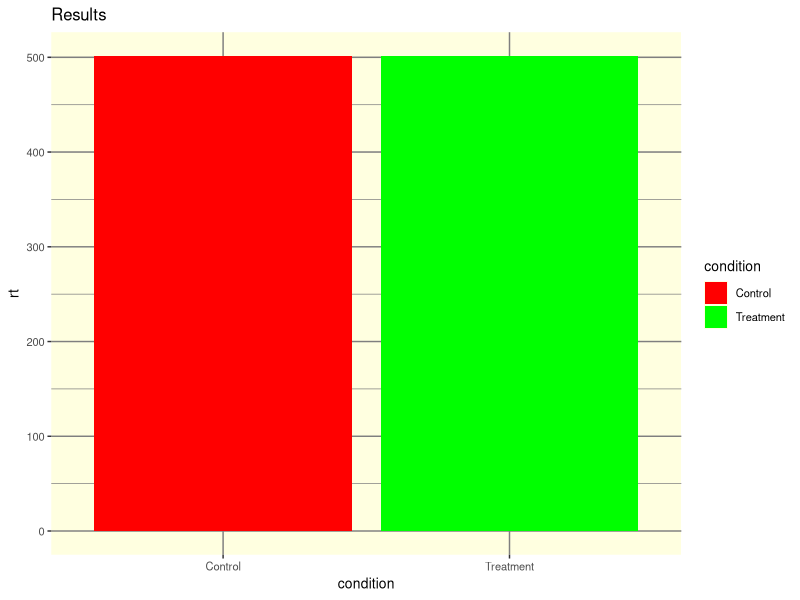
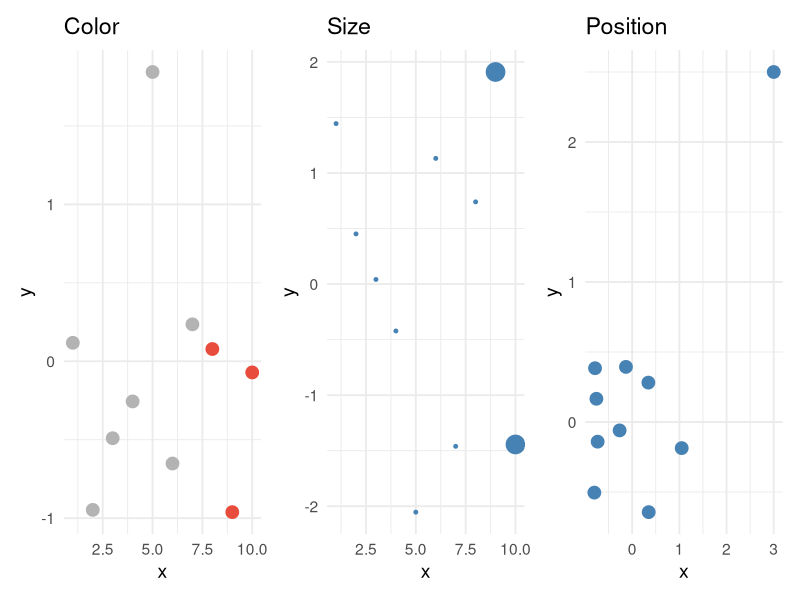
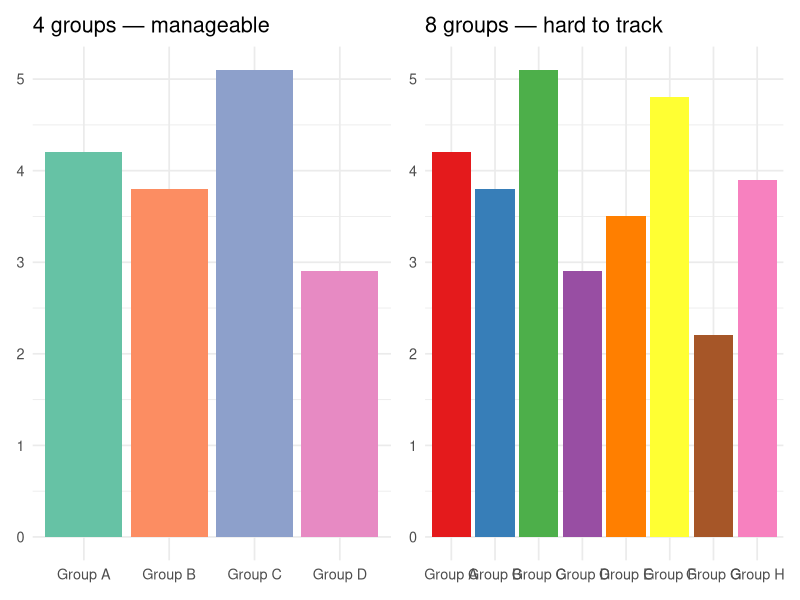
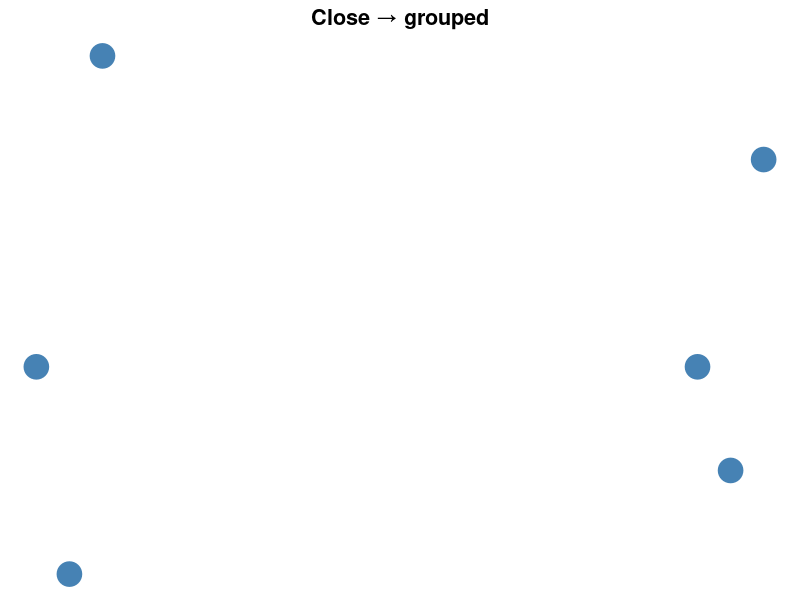
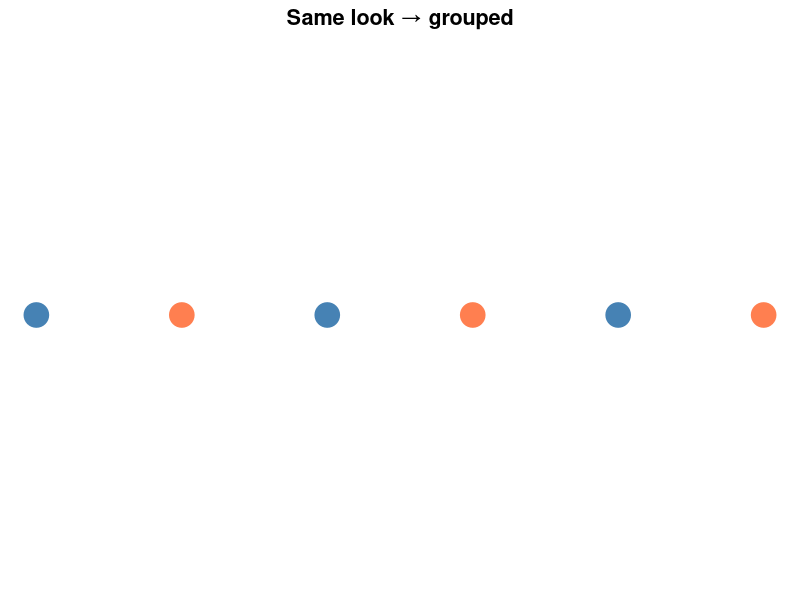
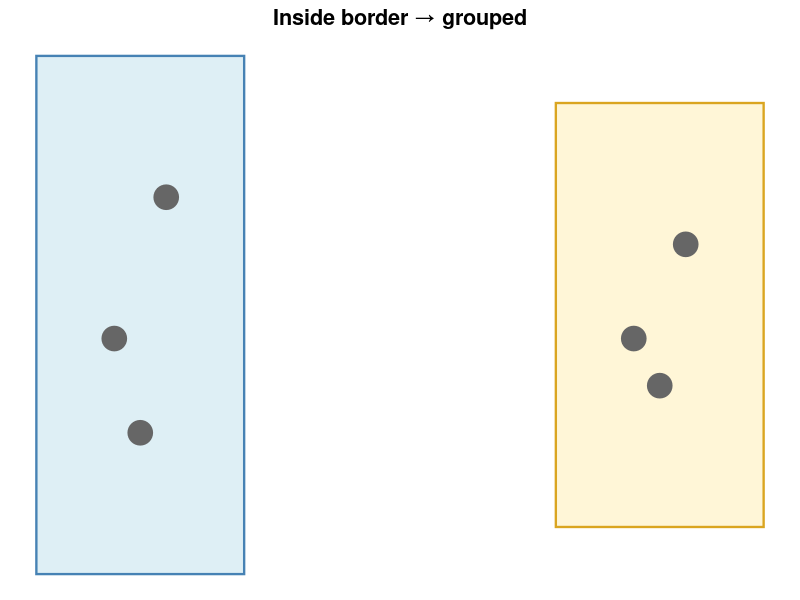
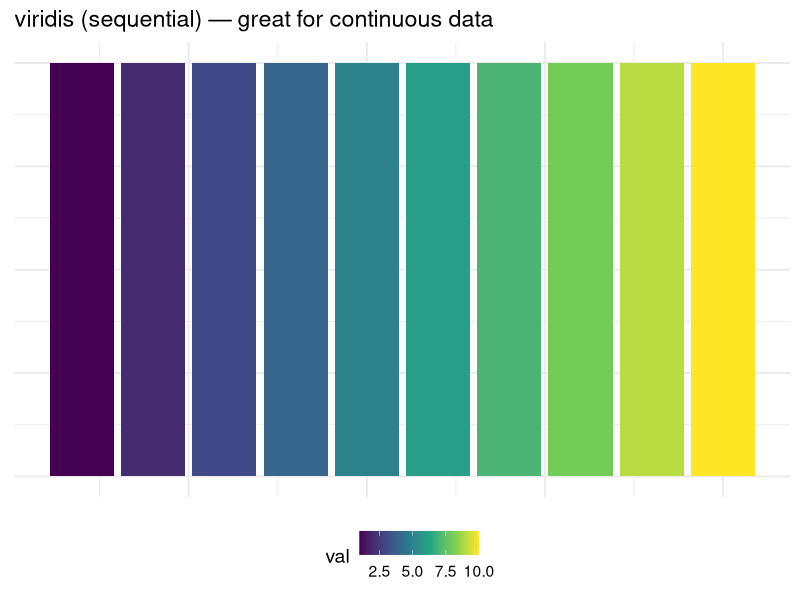
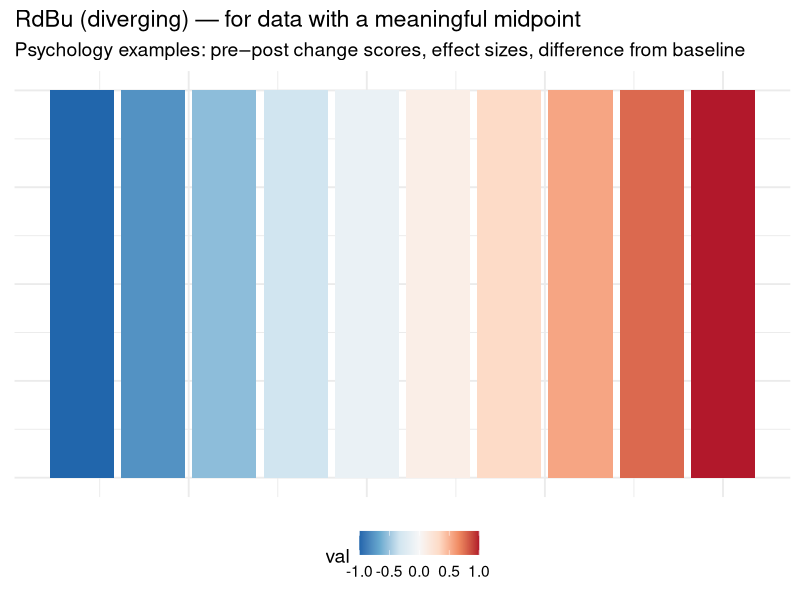

The R source for these figures, in order:
## ---- chunk 1
#| include: false
library(tidyverse)
library(patchwork)

# Reuse the reaction time dataset
set.seed(123)
reaction_data <- tibble(
  participant = rep(1:40, each = 2),
  condition = rep(c("Control", "Treatment"), 40),
  rt = c(rnorm(40, mean = 520, sd = 60), rnorm(40, mean = 480, sd = 55)),
  accuracy = c(rbinom(40, 1, 0.82), rbinom(40, 1, 0.88)),
  age_group = rep(c("Young", "Young", "Older", "Older"), 20)
) |>
  mutate(rt = round(rt, 1))
## ---- chunk 2
#| echo: false
#| fig-width: 8
#| fig-height: 4
#| fig-alt: "Deliberately poorly designed bar chart with red and green bars, tiny text, yellow background, heavy gridlines, and an uninformative title — used as a 'what's wrong' warm-up exercise."
ggplot(reaction_data, aes(x = condition, y = rt, fill = condition)) +
  geom_bar(stat = "summary", fun = mean) +
  scale_fill_manual(values = c("Control" = "red", "Treatment" = "green")) +
  labs(title = "Results", y = "rt", x = "condition") +
  theme(
    panel.background = element_rect(fill = "lightyellow"),
    panel.grid = element_line(color = "grey50"),
    text = element_text(size = 10)
  )
## ---- chunk 3
#| echo: false
#| fig-width: 12
#| fig-height: 4
#| fig-alt: "Three panel demonstration of preattentive processing: the left panel uses color to make red points pop among gray ones, the middle panel uses size to make two large points stand out, and the right panel uses position to isolate one outlier far from a cluster."

# Color draws attention
p1 <- tibble(x = 1:10, y = rnorm(10), highlight = c(rep("other", 7), rep("target", 3))) |>
  ggplot(aes(x, y, color = highlight)) +
  geom_point(size = 4) +
  scale_color_manual(values = c("other" = "gray70", "target" = "#e74c3c"), guide = "none") +
  labs(title = "Color") + theme_minimal(base_size = 14)

# Size draws attention
p2 <- tibble(x = 1:10, y = rnorm(10), sz = c(rep(3, 8), 8, 8)) |>
  ggplot(aes(x, y, size = sz)) +
  geom_point(color = "steelblue") +
  scale_size(guide = "none") +
  labs(title = "Size") + theme_minimal(base_size = 14)

# Position draws attention
p3 <- tibble(x = c(rnorm(9, 0, 0.5), 3), y = c(rnorm(9, 0, 0.5), 2.5)) |>
  ggplot(aes(x, y)) +
  geom_point(size = 4, color = "steelblue") +
  labs(title = "Position") + theme_minimal(base_size = 14)

p1 + p2 + p3
## ---- chunk 4
#| echo: false
#| fig-width: 12
#| fig-height: 3.5
#| fig-alt: "Two side-by-side bar charts: the left has 4 clearly distinguishable groups using a Set2 palette; the right has 8 groups where colors become hard to tell apart, illustrating how working memory limits categorical encoding in figures."
p_wm1 <- tibble(
  group = paste("Group", LETTERS[1:4]),
  value = c(4.2, 3.8, 5.1, 2.9)
) |>
  ggplot(aes(x = group, y = value, fill = group)) +
  geom_col() +
  scale_fill_brewer(palette = "Set2") +
  labs(title = "4 groups — manageable", x = NULL, y = NULL) +
  theme_minimal(base_size = 13) +
  theme(legend.position = "none")

p_wm2 <- tibble(
  group = paste("Group", LETTERS[1:8]),
  value = c(4.2, 3.8, 5.1, 2.9, 3.5, 4.8, 2.2, 3.9)
) |>
  ggplot(aes(x = group, y = value, fill = group)) +
  geom_col() +
  scale_fill_brewer(palette = "Set1") +
  labs(title = "8 groups — hard to track", x = NULL, y = NULL) +
  theme_minimal(base_size = 13) +
  theme(legend.position = "none")

p_wm1 + p_wm2
## ---- chunk 5
#| echo: false
#| fig-height: 2.5
#| fig-width: 3.2
#| fig-alt: "Six gray dots arranged in two tight clusters separated by empty space — demonstrating the Gestalt principle of proximity."
tibble(
  x = c(1, 1.2, 1.1, 3, 3.2, 3.1),
  y = c(1, 1.3, 0.8, 1, 1.2, 0.9)
) |>
  ggplot(aes(x, y)) +
  geom_point(size = 8, color = "steelblue") +
  labs(title = "Close → grouped") +
  theme_void(base_size = 13) +
  theme(plot.title = element_text(hjust = 0.5, face = "bold"))
## ---- chunk 6
#| echo: false
#| fig-height: 2.5
#| fig-width: 3.2
#| fig-alt: "Six dots in a row, alternating blue and orange — demonstrating Gestalt similarity grouping by color."
tibble(
  x = 1:6,
  y = rep(1, 6),
  grp = rep(c("A", "B"), 3)
) |>
  ggplot(aes(x, y, color = grp)) +
  geom_point(size = 8) +
  scale_color_manual(values = c("A" = "steelblue", "B" = "coral")) +
  labs(title = "Same look → grouped") +
  theme_void(base_size = 13) +
  theme(plot.title = element_text(hjust = 0.5, face = "bold"),
        legend.position = "none")
## ---- chunk 7
#| echo: false
#| fig-height: 2.5
#| fig-width: 3.2
#| fig-alt: "Two clusters of gray dots, each enclosed by a shaded rectangle — demonstrating the Gestalt principle of enclosure."
tibble(
  x = c(1, 1.2, 1.1, 3, 3.2, 3.1),
  y = c(1, 1.3, 0.8, 1, 1.2, 0.9)
) |>
  ggplot(aes(x, y)) +
  annotate("rect", xmin = 0.7, xmax = 1.5, ymin = 0.5, ymax = 1.6,
           fill = "lightblue", alpha = 0.4, color = "steelblue", linewidth = 0.8) +
  annotate("rect", xmin = 2.7, xmax = 3.5, ymin = 0.6, ymax = 1.5,
           fill = "#fff3cd", alpha = 0.8, color = "goldenrod", linewidth = 0.8) +
  geom_point(size = 8, color = "gray40") +
  labs(title = "Inside border → grouped") +
  theme_void(base_size = 13) +
  theme(plot.title = element_text(hjust = 0.5, face = "bold"))
## ---- chunk 8
#| echo: false
#| fig-width: 10
#| fig-height: 4
#| fig-alt: "A row of ten tiles colored with the viridis sequential palette, transitioning smoothly from dark purple on the left to bright yellow on the right, illustrating how sequential palettes encode low-to-high values."
tibble(x = 1:10, y = rep(1, 10), val = 1:10) |>
  ggplot(aes(x, y, fill = val)) +
  geom_tile(width = 0.9) +
  scale_fill_viridis_c() +
  labs(title = "viridis (sequential) — great for continuous data") +
  theme_minimal(base_size = 14) +
  theme(axis.text = element_blank(), axis.title = element_blank(), legend.position = "bottom")
## ---- chunk 9
#| echo: false
#| fig-width: 10
#| fig-height: 4
#| fig-alt: "A row of ten tiles colored with the RdBu diverging palette, transitioning from dark blue on the left through white in the middle to dark red on the right, illustrating how diverging palettes encode values relative to a midpoint."
tibble(x = 1:10, y = rep(1, 10), val = seq(-1, 1, length.out = 10)) |>
  ggplot(aes(x, y, fill = val)) +
  geom_tile(width = 0.9) +
  scale_fill_distiller(palette = "RdBu") +
  labs(title = "RdBu (diverging) — for data with a meaningful midpoint",
       subtitle = "Psychology examples: pre–post change scores, effect sizes, difference from baseline") +
  theme_minimal(base_size = 14) +
  theme(axis.text = element_blank(), axis.title = element_blank(), legend.position = "bottom")
## ---- chunk 10
#| echo: false
#| fig-width: 10
#| fig-height: 4
#| fig-alt: "A row of eight tiles in distinct pastel colors from the ColorBrewer Set2 qualitative palette, showing how each category gets a visually distinguishable hue with no implied ordering."
tibble(x = 1:8, y = rep(1, 8), cat = letters[1:8]) |>
  ggplot(aes(x, y, fill = cat)) +
  geom_tile(width = 0.9) +
  scale_fill_brewer(palette = "Set2") +
  labs(title = "Set2 (qualitative) — for categorical groups") +
  theme_minimal(base_size = 14) +
  theme(axis.text = element_blank(), axis.title = element_blank(), legend.position = "bottom")
## ---- chunk 11
#| echo: false
#| fig-width: 12
#| fig-height: 5
#| fig-alt: "Side-by-side comparison of two boxplots: the left uses red and green fills that are indistinguishable to colorblind viewers, while the right uses blue and orange fills that are accessible to virtually all viewers."

p1 <- reaction_data |>
  ggplot(aes(x = condition, y = rt, fill = condition)) +
  geom_boxplot(alpha = 0.7) +
  scale_fill_manual(values = c("Control" = "#ff0000", "Treatment" = "#00aa00")) +
  labs(title = "Red vs Green — bad for colorblind viewers", x = "Condition", y = "RT (ms)") +
  theme_minimal(base_size = 14) +
  theme(legend.position = "none")

p2 <- reaction_data |>
  ggplot(aes(x = condition, y = rt, fill = condition)) +
  geom_boxplot(alpha = 0.7) +
  scale_fill_manual(values = c("Control" = "#0072B2", "Treatment" = "#E69F00")) +
  labs(title = "Blue vs Orange — works for everyone", x = "Condition", y = "RT (ms)") +
  theme_minimal(base_size = 14) +
  theme(legend.position = "none")

p1 + p2
## ---- chunk 12
#| echo: false
#| fig-width: 12
#| fig-height: 5
#| fig-alt: "Side-by-side comparison of the same boxplot using ggplot2's default gray theme on the left versus the cleaner minimal theme on the right, showing how removing the gray background, heavy gridlines, and redundant legend reduces visual clutter."

p1 <- reaction_data |>
  ggplot(aes(x = condition, y = rt, fill = condition)) +
  geom_boxplot() +
  labs(title = "Default theme (theme_gray)", x = "Condition", y = "RT (ms)")

p2 <- reaction_data |>
  ggplot(aes(x = condition, y = rt, fill = condition)) +
  geom_boxplot() +
  labs(title = "Cleaned up (theme_minimal)", x = "Condition", y = "RT (ms)") +
  theme_minimal(base_size = 14) +
  theme(legend.position = "none")

p1 + p2
## ---- chunk 13
#| code-fold: true
#| code-summary: "Data setup (click to expand)"
set.seed(123)
reaction_data <- tibble(
  participant = rep(1:40, each = 2),
  condition   = rep(c("Control", "Treatment"), 40),
  rt          = c(rnorm(40, mean = 520, sd = 60), rnorm(40, mean = 480, sd = 55)),
  accuracy    = c(rbinom(40, 1, 0.82), rbinom(40, 1, 0.88)),
  age_group   = rep(c("Young", "Young", "Older", "Older"), 20)
) |>
  mutate(rt = round(rt, 1))
## ---- chunk 14
#| fig-alt: "Deliberately cluttered scatterplot with red and green colors, points sized by a binary variable, redundant color and fill mappings, uninformative title, and the default gray theme — students are asked to redesign it."
# The cluttered version — fix this!
reaction_data |>
  ggplot(aes(x = condition, y = rt, fill = condition, color = condition, size = accuracy)) +
  geom_point() +
  geom_boxplot(alpha = 0.3) +
  scale_fill_manual(values = c("Control" = "red", "Treatment" = "green")) +
  scale_color_manual(values = c("Control" = "red", "Treatment" = "green")) +
  labs(x = "condition", y = "rt", title = "data") +
  theme_gray()
## ---- chunk 15
#| echo: false
#| fig-width: 7
#| fig-height: 4
#| fig-alt: "Bar chart comparing mean reaction times for Control and Treatment conditions where the y-axis starts at 478 instead of 0, making a small ~40 ms difference appear dramatically large."
# Bad: Truncated y-axis exaggerates difference
reaction_data |>
  group_by(condition) |>
  summarize(mean_rt = mean(rt)) |>
  ggplot(aes(x = condition, y = mean_rt, fill = condition)) +
  geom_col() +
  scale_fill_manual(values = c("Control" = "grey60", "Treatment" = "grey40")) +
  coord_cartesian(ylim = c(478, 522)) +
  labs(title = "Treatment Reduces Reaction Time",
       y = "Mean RT (ms)", x = NULL) +
  theme_minimal(base_size = 14) +
  theme(legend.position = "none")
## ---- chunk 16
#| echo: false
#| fig-width: 7
#| fig-height: 4
#| fig-alt: "Boxplot with red and green fills, a yellow background, heavy gridlines, variable names as axis labels, and the uninformative title 'Boxplot' — demonstrating multiple common design mistakes at once."
# Bad: Rainbow color + too many gridlines + no informative title
reaction_data |>
  ggplot(aes(x = condition, y = rt, fill = age_group)) +
  geom_boxplot() +
  scale_fill_manual(values = c("Young" = "red", "Older" = "green")) +
  labs(title = "Boxplot", y = "rt", x = "condition") +
  theme(
    panel.background = element_rect(fill = "lightyellow"),
    panel.grid.major = element_line(color = "grey50"),
    panel.grid.minor = element_line(color = "grey70")
  )
## ---- chunk 17
#| echo: false
#| fig-width: 7
#| fig-height: 4
#| fig-alt: "Pie chart showing reaction times arbitrarily binned into Fast, Medium, and Slow categories, hiding the continuous distribution, individual observations, and any comparison between conditions."
# Bad: Pie chart of continuous data categories
reaction_data |>
  mutate(speed = case_when(
    rt < 450 ~ "Fast",
    rt < 550 ~ "Medium",
    TRUE ~ "Slow"
  )) |>
  count(speed) |>
  ggplot(aes(x = "", y = n, fill = speed)) +
  geom_col(width = 1) +
  coord_polar("y") +
  labs(title = "Speed Categories") +
  theme_void()
